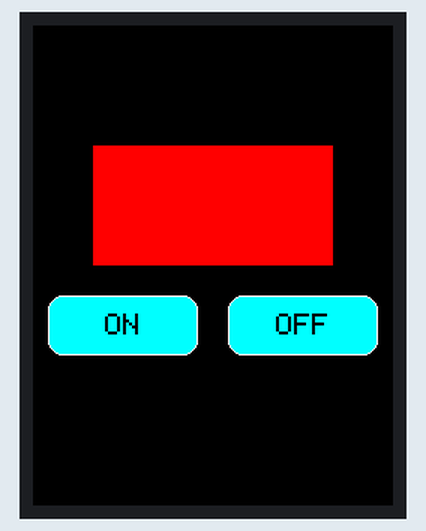
A sketch run on a simulated Arduino Uno, built with avr-gcc and run on an emulated ATmega328P. Parts: 240×320 colour display.

Above: at 0.3 s.

The sketch:

buttons.ino
```cpp
#include <Adafruit_GFX.h>
#include <MCUFRIEND_kbv.h>
#include <TouchScreen.h>

#define MINPRESSURE 200
#define MAXPRESSURE 1000

#define BLACK   0x0000
#define BLUE    0x001F
#define RED     0xF800
#define GREEN   0x07E0
#define CYAN    0x07FF
#define MAGENTA 0xF81F
#define YELLOW  0xFFE0
#define WHITE   0xFFFF

MCUFRIEND_kbv tft;

const int XP=8,XM=A2,YP=A3,YM=9; //240x320 ID=0x9341
const int TS_LEFT=63,TS_RT=766,TS_TOP=508,TS_BOT=638;

TouchScreen ts = TouchScreen(XP, YP, XM, YM, 300);

Adafruit_GFX_Button on_btn, off_btn;

void setup() {
  int id = tft.readID();
  tft.begin(id);
  tft.setRotation(0);            //PORTRAIT
  tft.fillScreen(BLACK);

  on_btn.initButton(&tft, 60,200, 100,40, WHITE, CYAN, BLACK, "ON", 2);
  off_btn.initButton(&tft, 180,200, 100,40, WHITE, CYAN, BLACK, "OFF", 2);
  on_btn.drawButton(false);
  off_btn.drawButton(false);

  tft.fillRect(40, 80, 160, 80, RED);
}

int pixel_x, pixel_y;

void loop() {
  bool down = getPoint();
  on_btn.press(down && on_btn.contains(pixel_x, pixel_y));
  off_btn.press(down && off_btn.contains(pixel_x, pixel_y));

  if (on_btn.justPressed()) {
    on_btn.drawButton(true);
    tft.fillRect(40, 80, 160, 80, GREEN);
  }

  if (off_btn.justPressed()) {
    off_btn.drawButton(true);
    tft.fillRect(40, 80, 160, 80, RED);
  }

  if (on_btn.justReleased()) {
    on_btn.drawButton(false);
  }
  if (off_btn.justReleased()) {
    off_btn.drawButton(false);
  }
}


bool getPoint(){
  bool pressed = false;
  TSPoint p = ts.getPoint();
  pinMode(YP, OUTPUT);      //restore shared pins
  pinMode(XM, OUTPUT);
  digitalWrite(YP, HIGH);   //because TFT control pins
  digitalWrite(XM, HIGH);
  if ((p.z > MINPRESSURE) && (p.z < MAXPRESSURE)) {
    pressed = true;
    pixel_x = map(p.x, TS_LEFT, TS_RT, 0, tft.width());
    pixel_y = map(p.y, TS_TOP, TS_BOT, 0, tft.height());
  }
  return pressed;
}
```
